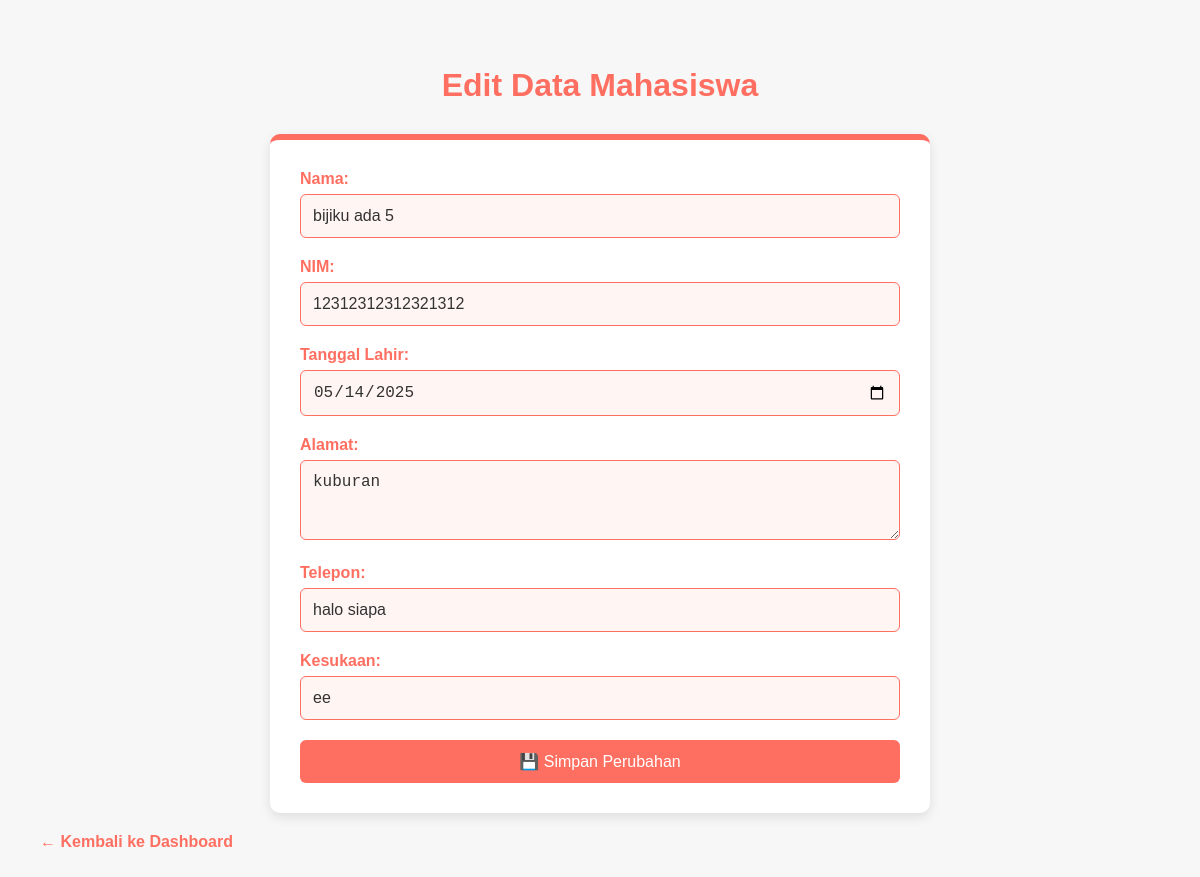
/pages/edit.php?id=6, run on the app's committed database.
### tables this page shows
CREATE TABLE `mahasiswa` (
  `id` int(11) NOT NULL,
  `nama` varchar(100) DEFAULT NULL,
  `nim` varchar(20) DEFAULT NULL,
  `tanggal_lahir` date DEFAULT NULL,
  `alamat` text DEFAULT NULL,
  `telepon` varchar(20) DEFAULT NULL,
  `kesukaan` varchar(100) DEFAULT NULL,
  `created_by` int(11) DEFAULT NULL
);

### pages/edit.php (the view, shortened to what this page needs)
<?php
$id = isset($_GET['id']) ? intval($_GET['id']) : 0;
global $conn;
$result = mysqli_query($conn, "SELECT * FROM mahasiswa WHERE id = '$id'");
$data = mysqli_fetch_assoc($result);
?>
<!DOCTYPE html>
<html lang="id">
<head>
</head>
<body>
<h2>Edit Data Mahasiswa</h2>
<form action="../actions/edit_process.php" method="POST">
    <label for="nama">Nama:</label>
    <input type="text" id="nama" name="nama" value="<?= htmlspecialchars($data['nama']) ?>" required>
    <label for="nim">NIM:</label>
    <input type="text" id="nim" name="nim" value="<?= htmlspecialchars($data['nim']) ?>" required>
    <label for="tanggal_lahir">Tanggal Lahir:</label>
    <input type="date" id="tanggal_lahir" name="tanggal_lahir" value="<?= htmlspecialchars($data['tanggal_lahir']) ?>" required>
    <label for="alamat">Alamat:</label>
    <textarea id="alamat" name="alamat" required><?= htmlspecialchars($data['alamat']) ?></textarea>
    <label for="telepon">Telepon:</label>
    <input type="text" id="telepon" name="telepon" value="<?= htmlspecialchars($data['telepon']) ?>" required>
    <label for="kesukaan">Kesukaan:</label>
    <input type="text" id="kesukaan" name="kesukaan" value="<?= htmlspecialchars($data['kesukaan']) ?>" required>
    <button type="submit">💾 Simpan Perubahan</button>
</form>
<a href="dashboard.php" class="back-link">← Kembali ke Dashboard</a>
</body>
</html>

### pages/edit.php (style rules this page uses)
body { font-family: 'Arial', sans-serif; background-color: #f7f7f7; color: #333; padding: 40px; margin: 0; }
h2 { margin-bottom: 30px; color: #ff6f61; font-size: 2em; text-align: center; }
form { max-width: 600px; background-color: #fff; padding: 30px; border-radius: 10px; box-shadow: 0 4px 12px rgba(0, 0, 0, 0.1); margin: 0 auto; border-top: 6px solid #ff6f61; }
label { display: block; margin-bottom: 6px; font-weight: 600; color: #ff6f61; }
input[type="text"], input[type="date"], textarea { width: 100%; padding: 12px; border-radius: 6px; border: 1px solid #ff6f61; background-color: #fff5f3; color: #333; margin-bottom: 20px; font-size: 16px; box-sizing: border-box; }
textarea { min-height: 80px; }
button[type="submit"] { background-color: #ff6f61; color: white; padding: 12px 20px; border: none; border-radius: 6px; cursor: pointer; font-size: 16px; transition: background-color 0.3s ease; width: 100%; }
a.back-link { display: inline-block; margin-top: 20px; color: #ff6f61; text-decoration: none; font-weight: bold; }

### data on the page
mahasiswa: nama "bijiku ada 5", nim "12312312312321312", tanggal_lahir "05/14/2025", alamat "kuburan", telepon "halo siapa", kesukaan "ee"
